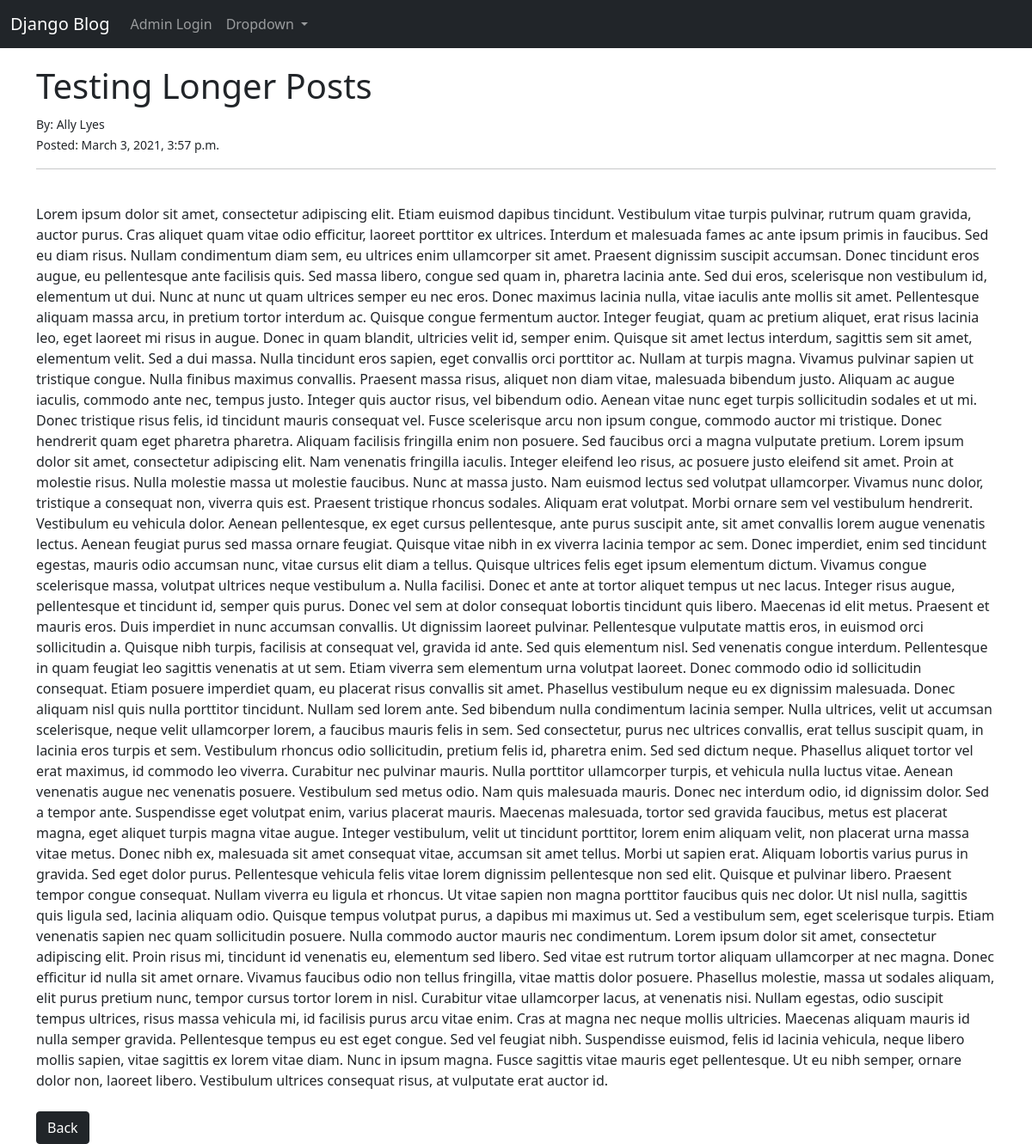
/post/11, run on the app's committed database.
### blog_files/models.py (models this page shows, shortened)
class Post(models.Model):
    title = models.CharField(max_length=255)
    title_tag = models.CharField(max_length=255)
    author = models.ForeignKey(User, on_delete=models.CASCADE)
    body = models.TextField()
    date_posted = models.DateTimeField(auto_now_add=True)

### blog_files/views.py (the view)
# urls.py: path('post/<int:pk>', PostDetailView.as_view(), name='post-details'),
class PostDetailView(DetailView):
    model = Post
    template_name = 'article_details.html'

### blog_files/templates/article_details.html (shortened to what this page needs)
{% extends 'base.html' %}
{% block content %}
<h1>{{ post.title }}</h1>
<small>By: {{ post.author.first_name }} {{ post.author.last_name }}
</small>
<br/>
{% load tz %}
<small>Posted: {{ post.date_posted|localtime }}</small>
<hr>
<br/>
{{ post.body }}
<br/><br/>
<a href="{% url 'home' %}" class="btn btn-dark">Back</a>
{% endblock %}

### data on the page
Post: title "Testing Longer Posts", author.first_name "Ally", author.last_name "Lyes", date_posted "March 3, 2021, 3:57 p.m.", body "Lorem ipsum dolor sit amet, consectetur adipiscing elit. Etiam euismod dapibus tincidunt. Vestibulum vitae turpis pulvinar, rutrum quam gravida, auctor purus. Cras aliquet quam vitae odio efficitur, laoreet porttitor ex ultrices. Interdum et malesuada fames ac ante ipsum primis in faucibus. Sed eu diam risus. Nullam condimentum diam sem, eu ultrices enim ullamcorper sit amet. Praesent dignissim suscipit accumsan. Donec tincidunt eros augue, eu pellentesque ante facilisis quis. Sed massa libero, congue sed quam in, pharetra lacinia ante. Sed dui eros, scelerisque non vestibulum id, elementum ut dui. Nunc at nunc ut quam ultrices semper eu nec eros. Donec maximus lacinia nulla, vitae iaculis…"
